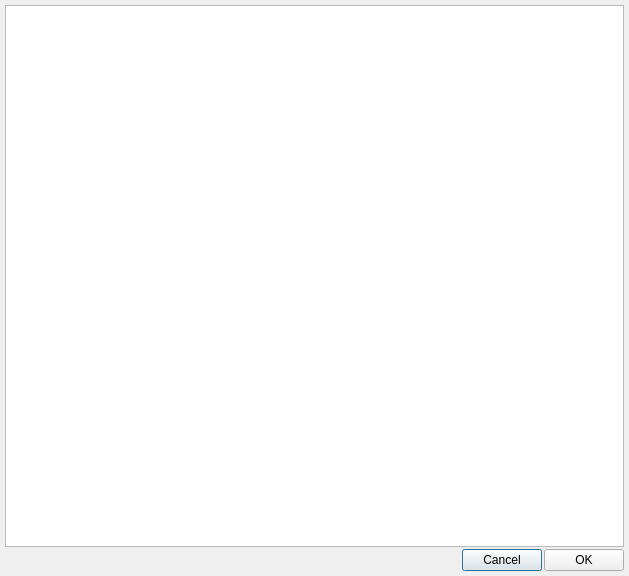
<?xml version="1.0" encoding="UTF-8"?>
<ui version="4.0">
 <class>AccountPickerDialog</class>
 <widget class="QDialog" name="AccountPickerDialog">
  <property name="geometry">
   <rect>
    <x>0</x>
    <y>0</y>
    <width>629</width>
    <height>576</height>
   </rect>
  </property>
  <property name="windowTitle">
   <string>Dialog</string>
  </property>
  <layout class="QVBoxLayout" name="verticalLayout">
   <property name="spacing">
    <number>2</number>
   </property>
   <property name="leftMargin">
    <number>5</number>
   </property>
   <property name="topMargin">
    <number>5</number>
   </property>
   <property name="rightMargin">
    <number>5</number>
   </property>
   <property name="bottomMargin">
    <number>5</number>
   </property>
   <item>
    <widget class="QTreeView" name="treeAccounts">
     <property name="editTriggers">
      <set>QAbstractItemView::NoEditTriggers</set>
     </property>
     <property name="alternatingRowColors">
      <bool>true</bool>
     </property>
     <property name="uniformRowHeights">
      <bool>false</bool>
     </property>
    </widget>
   </item>
   <item>
    <layout class="QHBoxLayout" name="horizontalLayout">
     <item>
      <spacer name="horizontalSpacer">
       <property name="orientation">
        <enum>Qt::Horizontal</enum>
       </property>
       <property name="sizeHint" stdset="0">
        <size>
         <width>40</width>
         <height>20</height>
        </size>
       </property>
      </spacer>
     </item>
     <item>
      <widget class="QPushButton" name="btnCancel">
       <property name="text">
        <string>Cancel</string>
       </property>
      </widget>
     </item>
     <item>
      <widget class="QPushButton" name="btnOk">
       <property name="text">
        <string>OK</string>
       </property>
      </widget>
     </item>
    </layout>
   </item>
  </layout>
 </widget>
 <resources/>
 <connections/>
</ui>
